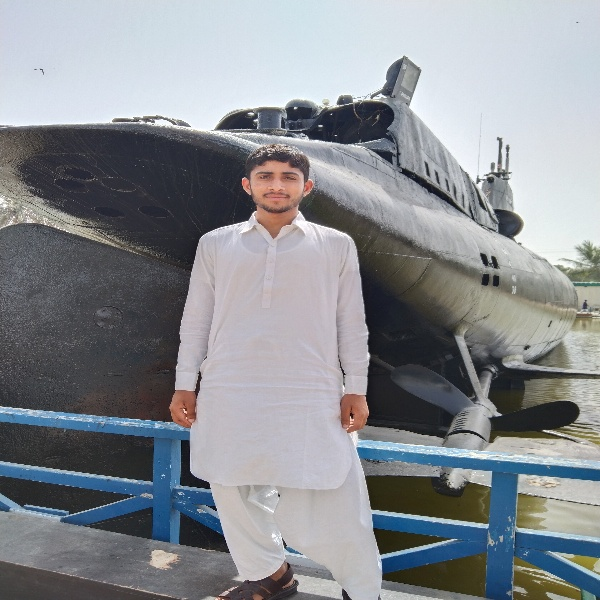
#> input picture opencv/resources/sdb.jpg, 600 x 600 px
$ python thresholding.py
#> lines starting #> are read from the running program, lines starting #| are printed output that depends on the picture; after the words box and inside, x2 and y2 are one past the last pixel; in counts of white or black regions, pixels touching at a corner belong together
import cv2 as cv

img = cv.imread('resources/sdb.jpg',0)
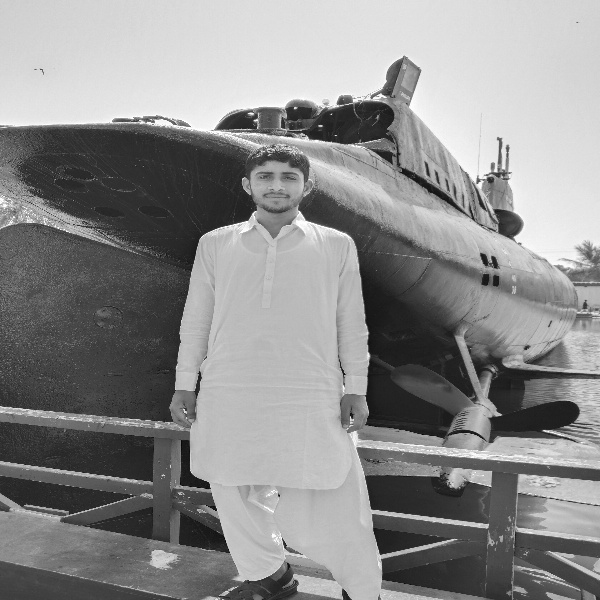
#> img: shape (600, 600); min 0, max 255, mean 140.2
thresh,binary = cv.threshold(img,127,255,cv.THRESH_BINARY)
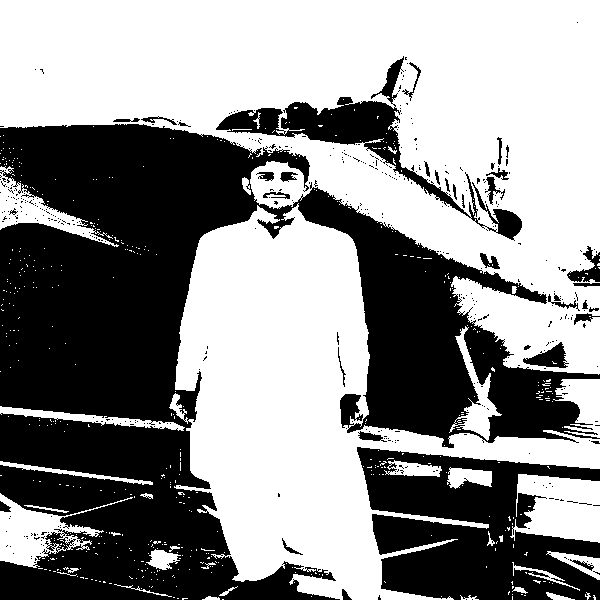
#> binary: shape (600, 600); 56.1% white; 428 black regions (392 under 20 px), largest, box (x1, y1, x2, y2) and area: (0, 124, 600, 600) 122404, (357, 447, 600, 600) 23503, (216, 56, 522, 241) 7722
thresh,binary_inv = cv.threshold(img,127,255,cv.THRESH_BINARY_INV)
thresh,binary_trunc = cv.threshold(img,127,255,cv.THRESH_TRUNC)
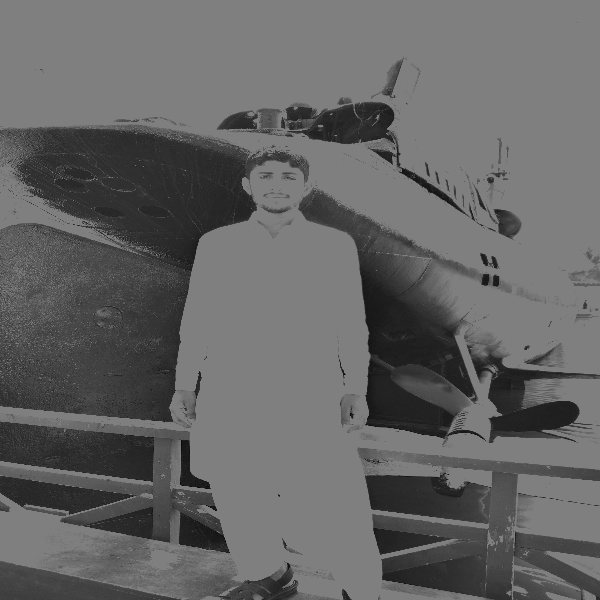
#> binary_trunc: shape (600, 600); min 0, max 127, mean 100.8
# truncate is a thresholding technique that sets the pixel value to the threshold value
# if the pixel value is greater than the threshold value
thresh,binary_to_zero = cv.threshold(img,127,255,cv.THRESH_TOZERO)
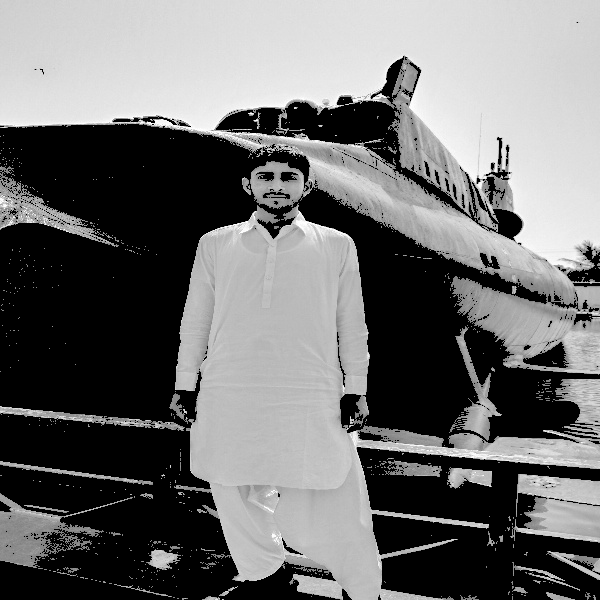
#> binary_to_zero: shape (600, 600); min 0, max 255, mean 110.7
cv.imshow('to zero image',binary_to_zero)
cv.waitKey(0)
cv.destroyAllWindows()
